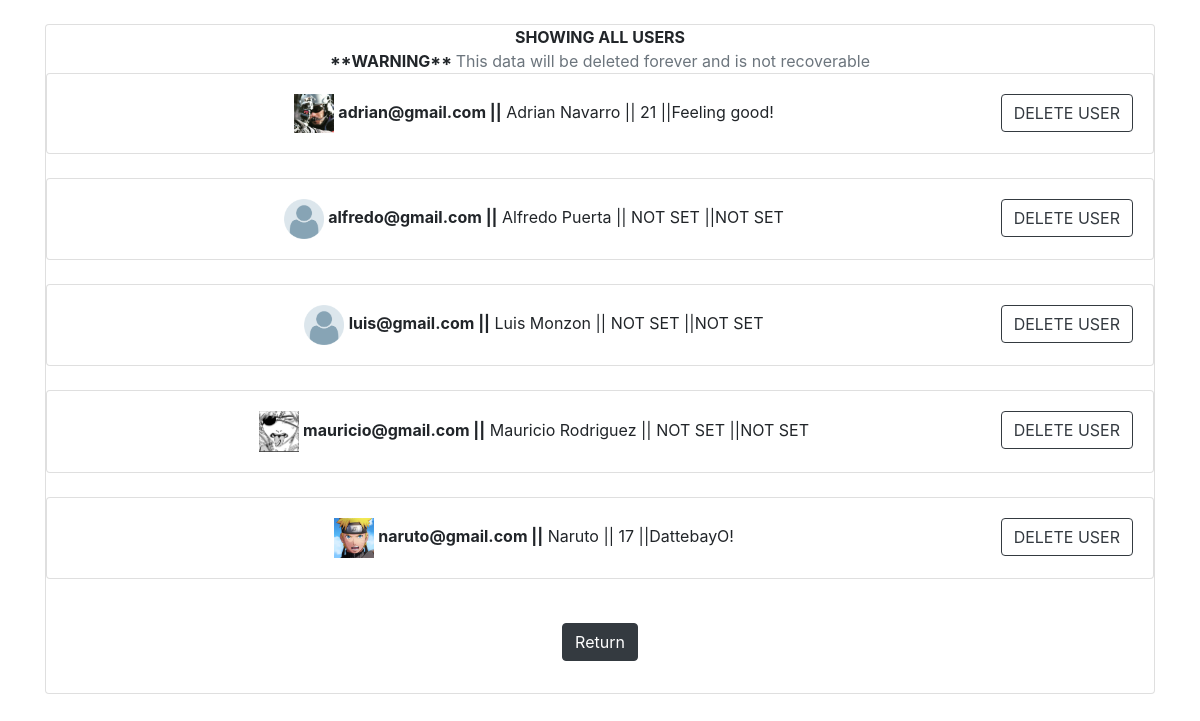
/adminUsers.php (signed in), run on the app's committed database.
### tables this page shows
CREATE TABLE `users` (
  `id` int(100) NOT NULL,
  `email` varchar(255) NOT NULL,
  `name` varchar(255) NOT NULL,
  `password` varchar(255) NOT NULL,
  `pfp` varchar(255) DEFAULT 'default.png',
  `status` varchar(255) DEFAULT 'NOT SET',
  `age` varchar(255) DEFAULT 'NOT SET'
);

### adminUsers.php (the view, shortened to what this page needs)
<?php
    include('./scripts/db.php');
    if(isset($_SESSION['email'])) {
        $email = $_SESSION['email'];
    } else {
      header('Location: ./index.php?message=Please login first');
    }
?>
<!DOCTYPE html>
<html>
<head>
    <link rel="stylesheet" href="extra/css/snackbar.css">
    <link rel="stylesheet" href="https://stackpath.bootstrapcdn.com/bootstrap/4.5.2/css/bootstrap.min.css">
</head>
<body onLoad = "myFunction()">
    <div class="container mt-4">
      <div class="card">
        <div class="card-title text-center">
        <strong> SHOWING ALL USERS<br/> </strong>
        <strong>**WARNING** </strong><span class="text-muted"> This data will be deleted forever and is not recoverable </span><br/>
            <?php
            $getUser = "SELECT * FROM users WHERE email != '$email' ORDER BY name";
            $getUserStatus = mysqli_query($conn,$getUser) or die(mysqli_error($conn));
            if(mysqli_num_rows($getUserStatus) > 0) {
                while($getUserRow = mysqli_fetch_assoc($getUserStatus)){
            ?>
            <div class="card">
            <div class="card-body">
              <img src = "./pfp/<?=$getUserRow['pfp']?>" alt = "pfp" width = "40"/>
              <span><strong><?=$getUserRow['email']?> ||</strong></span> <span ><?=$getUserRow['name'];?> ||</span>
              <span><?=$getUserRow['age']?> ||</span><span><?=$getUserRow['status']?></span>
              <a href="./scripts/deleteUser.php?user=<?=$getUserRow['email']?>" class="btn btn-outline-dark" style = "float:right">DELETE USER</a></h6>
            </div>
          </div><br/>
          <?php
                }
          } else {
          ?>
            <div class="card-body text-center">
              <h6><strong>No users have registered in FakeyGram yet</strong></h6>
            </div>
          <?php
          }
          ?>
           <div class="card-body text-center">
              <a href="./adminZone.php" class="btn btn-dark">Return</a>
          </div>
        </div>
      </div>
    </div>
</body>
</html>

### data on the page
users: pfp (picture), email "adrian@gmail.com", name "Adrian Navarro", age "21", status "Feeling good!"
users: pfp (placeholder picture), email "alfredo@gmail.com", name "Alfredo Puerta", age "NOT SET", status "NOT SET"
users: pfp (placeholder picture), email "luis@gmail.com", name "Luis Monzon", age "NOT SET", status "NOT SET"
users: pfp (picture), email "mauricio@gmail.com", name "Mauricio Rodriguez", age "NOT SET", status "NOT SET"
users: pfp (picture), email "naruto@gmail.com", name "Naruto", age "17", status "DattebayO!"
